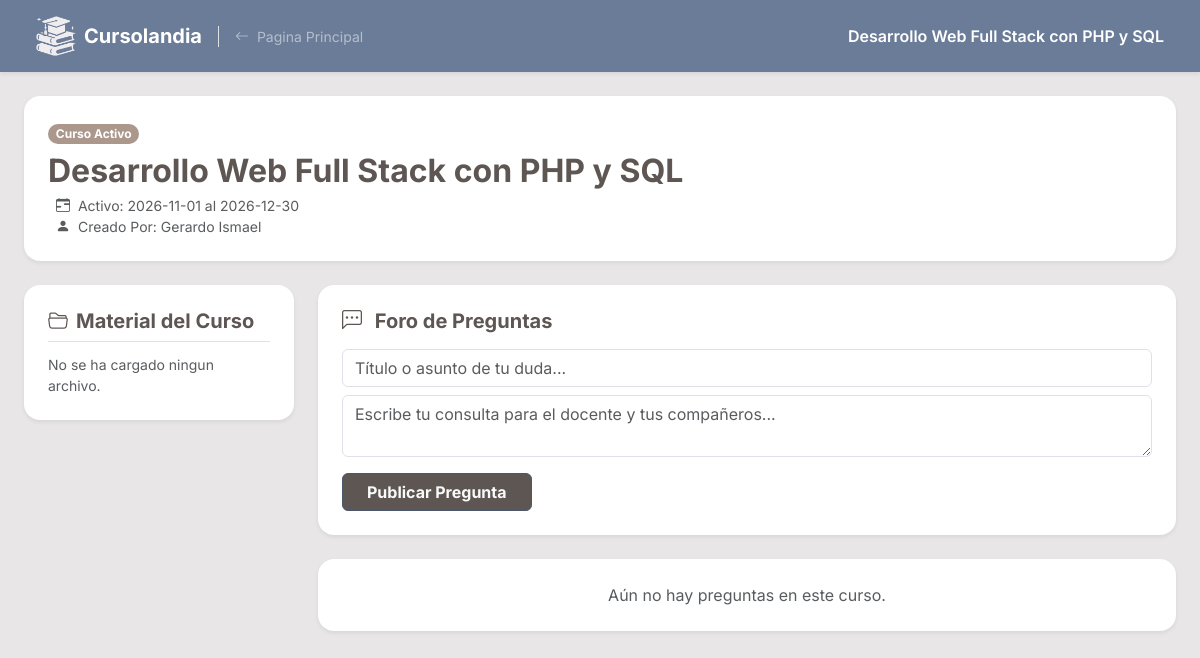
The app's page /Interfaz/Cursos/aula_c.php?id_c=1 with its own data.
### tables this page shows
CREATE TABLE Cursos (
    C_ID INT AUTO_INCREMENT NOT NULL,
    U_ID_Crea INT NOT NULL,
    C_Titulo VARCHAR (150) NOT NULL,
    C_Descripcion TEXT NOT NULL,
    C_Costo DECIMAL(10, 2) DEFAULT NULL,
    C_Cupos INT DEFAULT NULL,
    C_FDInicio DATE NOT NULL,
    C_FDFin DATE NOT NULL,
    C_Img VARCHAR(255) DEFAULT 'imgcurso_pordefecto.png',
    C_Acceso ENUM('Publico','Privado') NOT NULL DEFAULT 'Publico',
    PRIMARY KEY (C_ID),
    CONSTRAINT FK_U_ID_Crea FOREIGN KEY (U_ID_Crea) REFERENCES Usuarios(U_ID) ON DELETE CASCADE,
    CONSTRAINT chk_C_Costo CHECK (C_Costo IS NULL OR C_Costo >= 0),
    CONSTRAINT chk_C_Cupos CHECK (C_Cupos IS NULL OR C_Cupos >= 0),
    CONSTRAINT chk_C_Fechas CHECK (C_FDInicio <= C_FDFin)
);

CREATE TABLE Usuarios (
    U_ID INT AUTO_INCREMENT NOT NULL,
    U_DNI VARCHAR(8) NOT NULL,
    U_Nom VARCHAR(40) NOT NULL,
    U_Ape VARCHAR(40) NOT NULL,
    U_FDN DATE NOT NULL,
    U_Ant TEXT DEFAULT NULL,
    U_Email VARCHAR(255) NOT NULL,
    U_Contrasena VARCHAR(255) NOT NULL,
    U_Plan ENUM('Gratuito','Pro') NOT NULL DEFAULT 'Gratuito',
    U_Rol ENUM('usuario','admin') NOT NULL DEFAULT 'usuario',
    U_FotoDePerfil VARCHAR(255) NOT NULL DEFAULT 'avatar_pordefecto.avif',
    PRIMARY KEY (U_ID),
    UNIQUE (U_DNI),
    UNIQUE (U_Email),
    CONSTRAINT chk_U_Email CHECK (U_Email LIKE '%_@__%.__%')
);

### Persistencia/Consultas/CursoBD.php (called while the page is built, shortened)
<?php
    class CursoBD {
        public function datos_curso ($id_c) {
            $qry = "
                SELECT Cursos.*, U_Nom, U_Ape, U_FotoDePerfil,
                GROUP_CONCAT(E_Nombre SEPARATOR ', ') AS Etiquetas
                FROM Cursos INNER JOIN Usuarios ON U_ID_Crea = U_ID
                LEFT JOIN Tiene ON C_ID_Tiene = C_ID
                LEFT JOIN Etiquetas ON E_ID_Tiene = E_ID
                WHERE C_ID = '$id_c'
                GROUP BY Cursos.C_ID
            ";
            include RUTA_BASE . "/Persistencia/conexion.php";
            $result = mysqli_query($conexion,$qry);
            $fila = mysqli_fetch_array($result);
            return $fila;
        }
    }
?>

### Interfaz/Cursos/aula_c.php (the view, shortened to what this page needs)
<?php
    require_once RUTA_BASE . "/Persistencia/Consultas/PreguntaBD.php";
    require_once RUTA_BASE . "/Persistencia/Consultas/RespuestaBD.php";
    require_once RUTA_BASE . "/Persistencia/Consultas/CursoBD.php";
    $id_c = $_SESSION["id_curso"];
    $pbdd = new PreguntaBD();
    $cbdd = new CursoBD();
    $mbdd = new MaterialesBD();
    $datos_c = $cbdd -> datos_curso($id_c);
    $lista_p = $pbdd -> listar_preguntas($id_c);
    $lista_a = $mbdd -> listar_archivos($id_c);
?>
<!doctype html>
<html lang="es" data-bs-theme="light">
    <head>
        <link
            href="https://cdn.jsdelivr.net/npm/bootstrap@5.3.8/dist/css/bootstrap.min.css"
            rel="stylesheet"
        />
        <link rel="stylesheet" href="https://cdn.jsdelivr.net/npm/bootstrap-icons@1.13.1/font/bootstrap-icons.min.css">
        <link rel = "stylesheet" href = "<?php echo URL_BASE;?>/Interfaz/Activos/curstyles.css">
    </head>
    <body>
        <header class="mi-bg-grisazulado text-white py-3 px-4 shadow-sm">
            <div class="container-fluid d-flex justify-content-between align-items-center">
                <div class="d-flex align-items-center">
                    <img src="<?php echo URL_BASE; ?>/Interfaz/Activos/logo Cursolandia.png" alt="Logo" style="max-height: 40px;">
                    <span class="text-white fw-bold ms-2 fs-5 pe-3">Cursolandia</span>
                    <a href="<?php echo URL_BASE;?>/index.php" class="text-white-50 text-decoration-none small border-start ps-3">
                        <i class="bi bi-arrow-left me-1"></i>
                        Pagina Principal
                    </a>
                </div>
                <span class="fw-semibold d-none d-md-inline"><?php echo "{$datos_c['C_Titulo']}";?></span>
            </div>
        </header>
        <main>
            <section class="container-fluid px-lg-4 py-4">
                <div class="card border-0 shadow-sm rounded-4 p-4 mb-4 bg-white">
                    <div class="d-flex flex-column flex-md-row justify-content-between align-items-md-center gap-2">
                        <div>
                            <div class="mb-2">
                                <?php if ($datos_c["C_FDFin"] >= date('Y-m-d')): ?>
                                <span class="badge rounded-pill mi-bg-bronce">Curso Activo</span>
                                <?php else: ?>
                                <span class="badge rounded-pill mi-bg-bronce">Curso Inactivo</span>
                                <?php endif; ?>
                            </div>
                            <h2 class="fw-bold mi-color-text mb-1"><?php echo "{$datos_c['C_Titulo']}"; ?></h2>
                            <p class="text-muted small mb-0">
                                <i class="bi bi-calendar-range ms-2 me-1"></i>
                                Activo: <?php echo "{$datos_c['C_FDInicio']} al {$datos_c['C_FDFin']}";?>
                            </p>
                            <p class="text-muted small mb-0">
                                <i class="bi bi-person-fill ms-2 me-1"></i>
                                Creado Por: <?php echo "{$datos_c['U_Nom']} {$datos_c["U_Ape"]}";?>
                            </p>
                        </div>
                    </div>
                </div>
                <div class="row g-4">
                    <div class="col-12 col-lg-3 d-none d-lg-block">
                        <div class="card border-0 shadow-sm rounded-4 p-4">
                            <h5 class="fw-bold mi-color-text mb-1 border-bottom pb-2">
                                <i class="bi bi-folder2-open me-2"></i>Material del Curso
                            </h5>
                            <?php if (empty($lista_a)):?>
                                <p class="small text-muted mt-2 mb-0"> No se ha cargado ningun archivo.</p>
                            <?php endif; ?>
                        </div>
                    </div>
                    <div class="col-12 col-lg-9 mb-4">
                        <div class="card border-0 shadow-sm rounded-4 p-4 mb-4">
                            <h5 class="fw-bold mi-color-text mb-3">
                                <i class="bi bi-chat-left-dots me-2"></i> Foro de Preguntas
                            </h5>
                            <form action="" method="POST" name="fpreguntas" class="needs-validation" novalidate>
                                <div class="mb-2">
                                    <input type="text" name="titulo_p" class="form-control" placeholder="Título o asunto de tu duda..." required>
                                </div>
                                <div class="mb-3">
                                    <textarea name="texto_p" id="texto_pregunta" rows="2"  class="form-control" placeholder="Escribe tu consulta para el docente y tus compañeros..." required></textarea>
                                </div>
                                <button type="submit" name="publicar_p" value="1" class="btn mis-bgs-btns text-light px-4 fw-bold">
                                    Publicar Pregunta
                                </button>
                            </form>
                        </div>
                        <?php
                            if (empty($lista_p)) {
                                echo "
                                <div class='card border-0 shadow-sm rounded-4 p-4 text-center text-muted'>
                                    Aún no hay preguntas en este curso.
                                </div>";
                            }
                        ?>
                    </div>
                </div>
            </section>
        </main>
    </body>
</html>

### Interfaz/Activos/curstyles.css (style rules this page uses)
body { background-color: #E9E6E7; font-family: 'Inter', sans-serif; }
.mi-bg-grisazulado { background-color: #6B7C98; }
.mi-bg-bronce { background-color: #AB978C; }
.mis-bgs-btns { background-color: #5E5653; border-color: #4c586b; color: #E9E6E7; }
.mi-color-text { color: #5E5653; }

### records on screen
cursos: C_Titulo "Desarrollo Web Full Stack con PHP y SQL", C_FDInicio "2026-11-01", C_FDFin "2026-12-30", U_ID_Crea.U_Nom "Gerardo", U_ID_Crea.U_Ape "Ismael"
